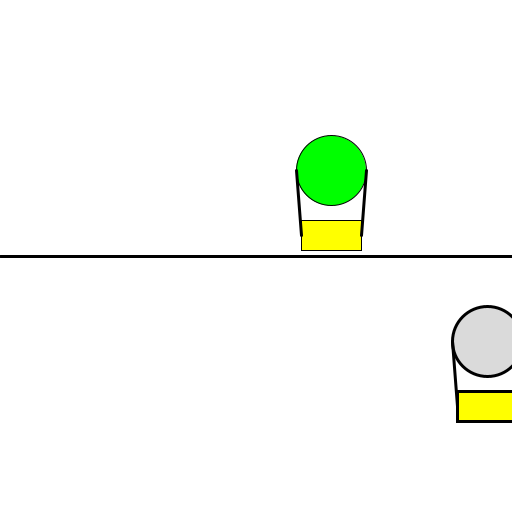
Frame 1 (no input)
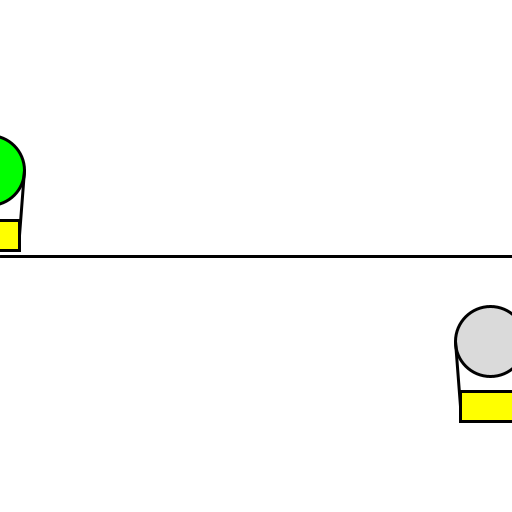
Frame 60 (the mouse pressed at the canvas centre just before this capture)
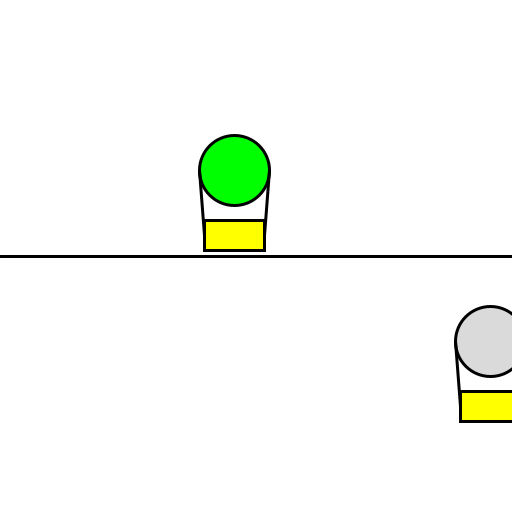
Frame 120 (the mouse held since frame 60 and released just before this capture)

The Processing sketch that drew these frames (run headless with seeded random() and noise(); from frame 60 on, the mouse is pressed at the canvas centre):

// Processing sketch: EsercizioMongolfiere
// ── EsercizioMongolfiere.pde
Mongolfiera mongolfiera;
MongolfieraMotorizzata mongolfieramotorizzata;

void setup(){
  size(512,512);
  reset();
}

void draw(){
  background(255);
  
  mongolfiera.run();
  mongolfieramotorizzata.run();
  
  stroke(0);
  strokeWeight(3);
  line(0, height/2, width, height/2);
}


void reset(){
  mongolfiera = new Mongolfiera();
  mongolfieramotorizzata = new MongolfieraMotorizzata();
}

void keyPressed(){
  if(key == 'r' || key == 'R'){
    reset();
  }
}

// ── Mongolfiera.pde
class Mongolfiera{
  float x,y,v,h,w,d;
  
  Mongolfiera(){
    x = random(d, width-d);
    y = height/3.0;
    w = 60;
    h = 30;
    d = 70;
    v = random(2,10);
  }
  
  void display(){
    fill(0,255,0);
    ellipse(x,y,d,d);
    
    rectMode(CENTER);
    fill(255,255,0);
    rect(x,y+65,w,h);
    
    fill(0);
    strokeWeight(3);
    line(x-d/2, y, x-w/2, y+65);
    line(x+d/2, y, x+w/2, y+65);
}
  
  void move(){
    x += v;
    if(x-d/2 >= width){
        x = -d/2;
    }else if(x+d/2 <= 0){
        x = width + d/2;
    }
  }
  
  void run(){
  display();
  move();
  }
}

// ── MongolfieraMotorizzata.pde
class MongolfieraMotorizzata extends Mongolfiera{
  
  float c = random(0,255);
  
  MongolfieraMotorizzata(){
    super();
    y = (height * 2) / 3.0;
  }
  
  void display(){
    fill(c);
    ellipse(x,y,d,d);
    
    rectMode(CENTER);
    fill(255,255,0);
    rect(x,y+65,w,h);
    
    fill(0);
    strokeWeight(3);
    line(x-d/2, y, x-w/2, y+65);
    line(x+d/2, y, x+w/2, y+65);
  }
  
  void move(){
    x += v;
    
    if(x+d/2 >= width || x-d/2 <= 0){
      v = -v;
    }
  }
  
}
